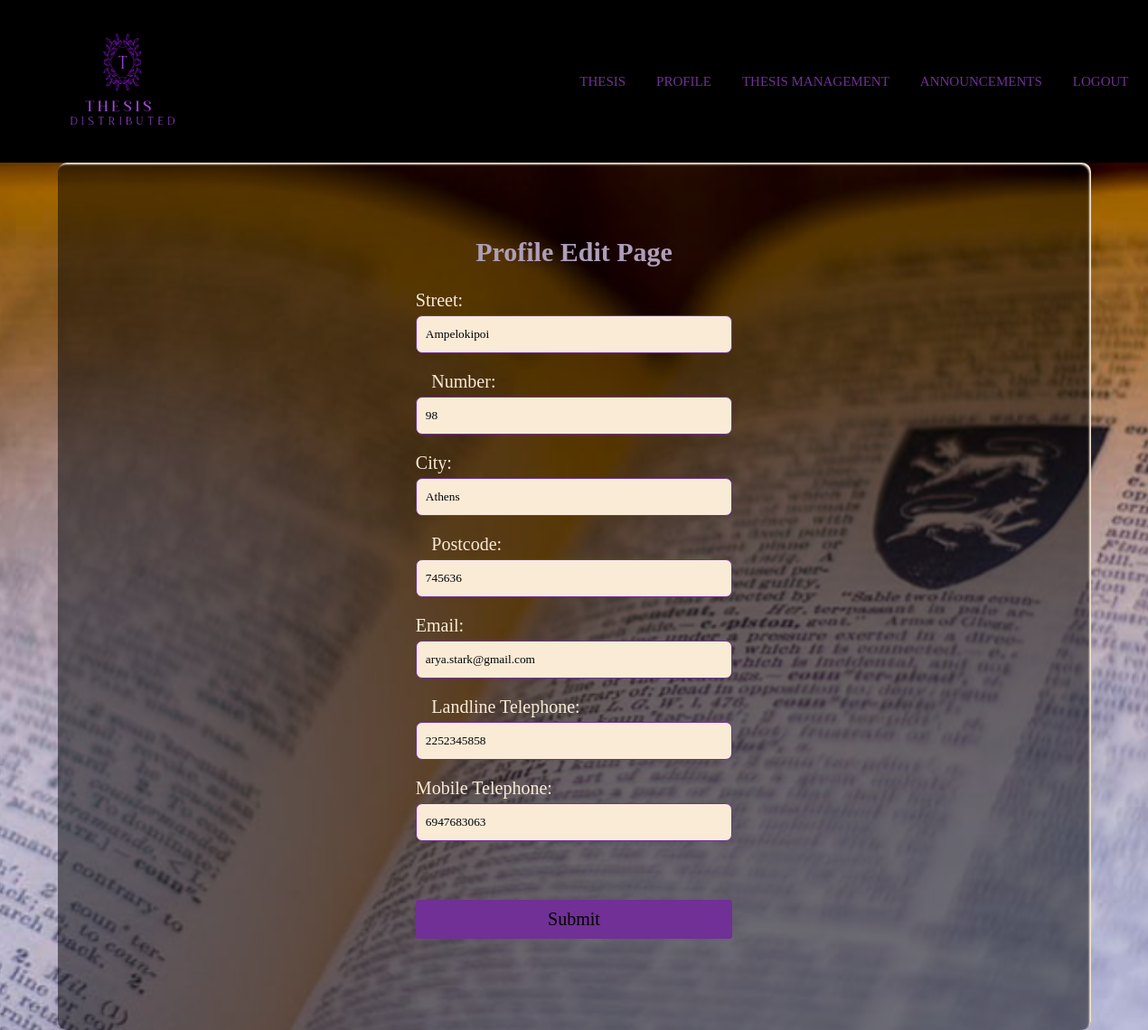
The page /student_profileedit.php (signed in) on the database its author committed.
### tables this page shows
CREATE TABLE student (
  st_id INT NOT NULL,
  st_name VARCHAR(50),
  st_surname VARCHAR(50),
  st_number INT NOT NULL,
  st_ad_street VARCHAR(50),
  st_ad_number INT,
  st_ad_city VARCHAR(50),
  st_ad_postcode INT,
  st_father_name VARCHAR(50),
  st_landline VARCHAR(15),
  st_mobile VARCHAR(15),
  st_email VARCHAR(50) NOT NULL,
  st_thesis_text BLOB NULL,
  st_thesis_url_final VARCHAR(50),
  passexecuted BOOLEAN DEFAULT FALSE,
  PRIMARY KEY (st_id),
  UNIQUE KEY (st_number),
  UNIQUE KEY (st_email)
);

### student_profileedit.php (the view, shortened to what this page needs)
<?php
$user_id = $_SESSION['user_id'];
$DATABASE_HOST = 'localhost';
$DATABASE_USER = 'root';
$DATABASE_PASS = '';
$DATABASE_NAME = 'thesis_distributed';
$con = mysqli_connect($DATABASE_HOST, $DATABASE_USER, $DATABASE_PASS, $DATABASE_NAME);
if ($stmt = $con->prepare('SELECT st_name, st_surname, st_number, st_ad_street, st_ad_number, st_ad_city, st_ad_postcode, st_father_name, st_landline, st_mobile, st_email FROM student WHERE st_id = ?')) {
    $stmt->bind_param('i', $user_id);
    $stmt->execute();
    $stmt->bind_result($st_name, $st_surname, $st_number, $st_ad_street, $st_ad_number, $st_ad_city, $st_ad_postcode, $st_father_name, $st_landline, $st_mobile, $st_email);
} else {
    echo 'Failed to prepare the SQL statement.';
    exit();
}
?>
<!DOCTYPE html>
<html lang="el">
<head>
    <link rel="stylesheet" href="welcome_nosingin.css">
<link rel="stylesheet" href="https://cdnjs.cloudflare.com/ajax/libs/font-awesome/4.7.0/css/font-awesome.min.css">
</head>
<body>
<nav>
        <img class="image" src="images/logo_oldmoney.png" alt="thesis old money logo">
        <ul>
            <li><a href="student_thesisshow.php">Thesis</a></li>
            <li><a href="student_profile.php">Profile</a></li>
            <li><a href="student_thesismanage.html">Thesis management</a></li>
            <li><a href="announcements.html">Announcements</a></li>
            <li><a href="logout.php">LOGOUT</a></li>
        </ul>
    </nav>
    <div class="seethroughbox1">
    <h4>Profile Edit Page</h4>
    <form method="post" action="studentprofileedit.php">
        <div class="main-user-info">
            <div class="user-input-box">
                <label for="fname">Street:</label><br>
                <input type="text" class="form-control" name="st_ad_street" placeholder="Street:" value="<?php echo htmlspecialchars($st_ad_street); ?>">
            </div>
            <div class="user-input-box">
                <label for="fname">Number:</label><br>
                <input type="text" class="form-control" name="st_ad_number" placeholder="Number:" value="<?php echo htmlspecialchars($st_ad_number); ?>">
            </div>
            <div class="user-input-box">
                <label for="fname">City:</label><br>
                <input type="text" class="form-control" name="st_ad_city" placeholder="City:" value="<?php echo htmlspecialchars($st_ad_city); ?>">
            </div>
            <div class="user-input-box">
                <label for="fname">Postcode:</label><br>
                <input type="text" class="form-control" name="st_ad_postcode" placeholder="Postcode:" value="<?php echo htmlspecialchars($st_ad_postcode); ?>">
            </div>
            <div class="user-input-box">
                <label for="fname">Email:</label><br>
                <input type="email" class="form-control" name="st_email" placeholder="Email:" value="<?php echo htmlspecialchars($st_email); ?>">
            </div>
            <div class="user-input-box">
                <label for="fname">Landline Telephone:</label><br>
                <input type="text" class="form-control" name="st_landline" placeholder="Landline Telephone:" value="<?php echo htmlspecialchars($st_landline); ?>">
            </div>
            <div class="user-input-box">
                <label for="fname">Mobile Telephone:</label><br>
                <input type="text" class="form-control" name="st_mobile" placeholder="Mobile Telephone:" value="<?php echo htmlspecialchars($st_mobile); ?>">
            </div>
            <div class="form-submit-btn"><input type="submit" name="edit" value="Submit"></div>
        </div>
    </form>
</body>
</html>

### welcome_nosingin.css (style rules this page uses)
* { padding: 0; margin: 0; text-decoration: none; list-style: none; box-sizing: none; font-family: Cinzel; }
.seethroughbox1 { box-sizing: border-box; display: flex; flex-direction: column; height: 120vh; justify-content: center; align-items: center; width: 90%; background: rgba(0, 0, 0, 0.5); padding: 28px; margin: 0 auto; border-radius: 10px; box-shadow: inset -2px 2px 2px antiquewhite; }
.main-user-info { display: flex; flex-wrap: wrap; justify-content: space-between; flex-direction: column; width: 100%; padding: 20px 0; }
.user-input-box:nth-child(2n) { justify-content: end; }
.user-input-box { display: flex; flex-wrap: wrap; width: 100%; padding-bottom: 15px; }
.user-input-box label { width: 95%; color: antiquewhite; font-size: 20px; font-weight: 400; margin: 5px 0; }
.user-input-box input { height: 40px; width: 95%; border-radius: 7px; outline: none; border: 1px solid rgb(112, 48, 149); padding: 0 10px; background-color: antiquewhite; }
.form-submit-btn input { cursor: pointer; }
.form-submit-btn { margin-top: 40px; }
.form-submit-btn input { display: block; width: 100%; margin-top: 10px; font-size: 20px; padding: 10px; border: none; border-radius: 3px; color: rgb(0, 0, 0); background: rgb(112, 48, 149); }
h4 { color: rgb(175, 158, 185); text-align: center; text-decoration: wavy; font-size: 30px; }
a { color: rgb(112, 48, 149); }
nav { background: rgb(0, 0, 0); height: 180px; width: 105%; display: flex; justify-content: space-between; align-items: center; padding: 0 20px; box-sizing: border-box; }
nav ul { float: right; margin-right: 50px; }
nav ul li { font-size: 15px; display: inline-block; line-height: 100px; margin: 0 15px; }
nav ul li a { color: rgb(112, 48, 149); text-transform: uppercase; }

### rows shown on the page
student: st_ad_street "Ampelokipoi", st_ad_number "98", st_ad_city "Athens", st_ad_postcode "745636", st_email "arya.stark@gmail.com", st_landline "2252345858", st_mobile "6947683063"
